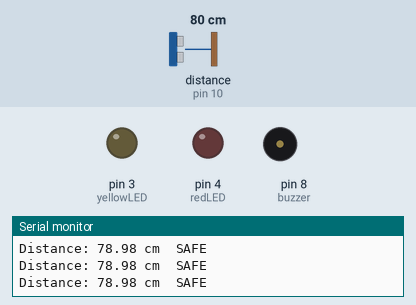
Simulated run of this sketch. Board: Arduino Uno, built with avr-gcc and run on an emulated ATmega328P. Parts: output pins drawn as LEDs (lit = HIGH), buzzer (waves = sounding), the last lines printed to the serial monitor. Wiring (inferred from the names in the program): ultrasonic range finder: trigger pin 9; echo pin 10. Dashed ring = blinking. The inputs (shaded band) are chosen by the test bench; at power-on: distance to the obstacle (sensor on pin 10) 80 cm. The echo pulse lasts 58.3 µs per cm; pins used as bus, display or sensor lines are not drawn.

Above: at 1.2 s.
1.3 s: distance to the obstacle (sensor on pin 10) set to 56 cm
4.3 s: distance to the obstacle (sensor on pin 10) set to 45 cm
At 4.7 s:
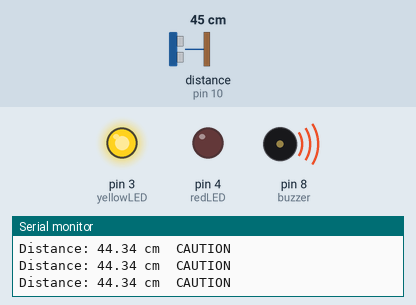
7.3 s: distance to the obstacle (sensor on pin 10) set to 22 cm
10.3 s: distance to the obstacle (sensor on pin 10) set to 19 cm
At 10.45 s:
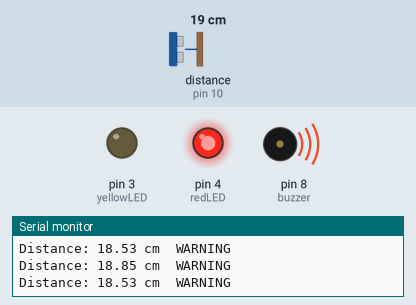
13.3 s: distance to the obstacle (sensor on pin 10) set to 12 cm
16.3 s: distance to the obstacle (sensor on pin 10) set to 9 cm
At 16.53 s:
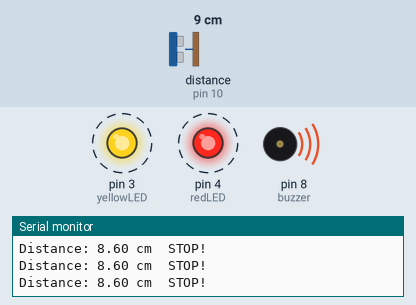
Timing chart, 0 to 20.3 s (numbered marks = the images above; inputs shaded):
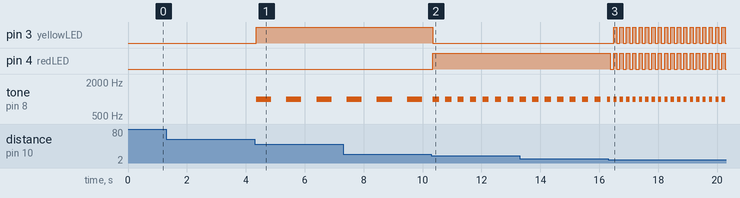

Measured:
- the behaviour switches between 51 and 50 cm on distance to the obstacle (sensor on pin 10) (found by bisection; images 0 and 1)
- the behaviour switches between 21 and 20 cm on distance to the obstacle (sensor on pin 10) (found by bisection; images 1 and 2)
- the behaviour switches between 11 and 10 cm on distance to the obstacle (sensor on pin 10) (found by bisection; images 2 and 3)
- after the input at 4.3 s, pin 3 (yellowLED): LOW → HIGH after 0.05 s; tone on pin 8 (buzzer): alternates 1000 Hz for 0.51 s and silent for 0.51 s, starting after 0.05 s
- after the input at 10.3 s, pin 3 (yellowLED): HIGH → LOW after 0.05 s; pin 4 (redLED): LOW → HIGH after 0.05 s; tone on pin 8 (buzzer): alternates 1000 Hz for 0.21 s and silent for 0.21 s, starting after 0.05 s
- after the input at 16.3 s, pin 3 (yellowLED): alternates HIGH for 0.11 s and LOW for 0.11 s, starting after 0.18 s; pin 4 (redLED): alternates HIGH for 0.11 s and LOW for 0.11 s, starting after 0.08 s; tone on pin 8 (buzzer): alternates 1000 Hz for 0.11 s and silent for 0.11 s, starting after 0.08 s

The sketch:

parking_sensor.ino
```cpp
/*
 * Author      : Ritu Raj
 * Date        : 2 July 2026
 */

const int trigPin = 9;
const int echoPin = 10;
const int yellowLED = 3;
const int redLED = 4;
const int buzzer = 8;

long duration;
float distance;

unsigned long previousMillis = 0;
bool state = LOW;

void setup() {
  pinMode(trigPin, OUTPUT);
  pinMode(echoPin, INPUT);
  pinMode(yellowLED, OUTPUT);
  pinMode(redLED, OUTPUT);
  pinMode(buzzer, OUTPUT);
  Serial.begin(9600);}

void loop() {
  digitalWrite(trigPin, LOW);
  delayMicroseconds(2);
  digitalWrite(trigPin, HIGH);
  delayMicroseconds(10);
  digitalWrite(trigPin, LOW);

  duration = pulseIn(echoPin, HIGH);
  distance = (duration * 0.034) / 2;

  Serial.print("Distance: ");
  Serial.print(distance);
  Serial.print(" cm  ");

  unsigned long currentMillis = millis();

  if (distance > 50) {
    Serial.println("SAFE");
    digitalWrite(redLED, LOW);
    digitalWrite(yellowLED, LOW);
    noTone(buzzer);}

  else if (distance > 20) {
    Serial.println("CAUTION");
    digitalWrite(yellowLED, HIGH);
    digitalWrite(redLED, LOW);

    if (currentMillis - previousMillis >= 500) {
      previousMillis = currentMillis;
      state = !state;
      if (state)
        tone(buzzer,1000);
      else
        noTone(buzzer);}}

  else if (distance > 10) {
    Serial.println("WARNING");
    digitalWrite(redLED, HIGH);
    digitalWrite(yellowLED, LOW);
    if (currentMillis - previousMillis >= 200) {
      previousMillis = currentMillis;
      state = !state;
      if (state)
        tone(buzzer,1000);
      else
        noTone(buzzer);}}

  else {
    Serial.println("STOP!");
    if (currentMillis - previousMillis >= 100) {
      previousMillis = currentMillis;
      state = !state;

      digitalWrite(redLED,state);
      digitalWrite(yellowLED,state);

      if (state)
        tone(buzzer,1000);
      else
        noTone(buzzer);}}}
```
